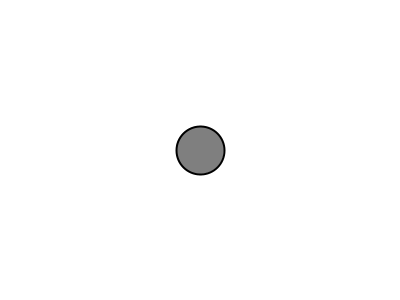
Frame 1 (no input)
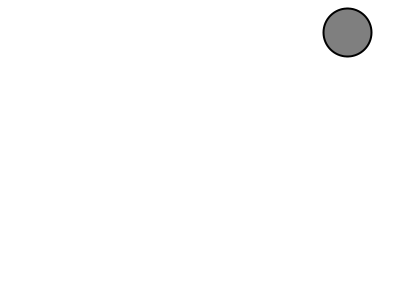
Frame 60 (the mouse pressed at the canvas centre just before this capture)
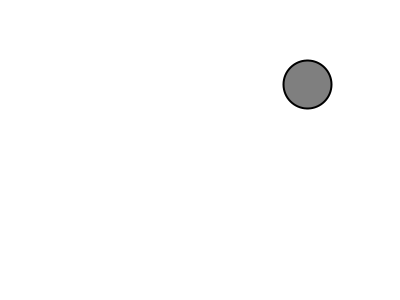
Frame 120 (the mouse held since frame 60 and released just before this capture)

The Processing sketch that drew these frames (run headless with seeded random() and noise(); from frame 60 on, the mouse is pressed at the canvas centre):

// Processing sketch: Ball_Motion
// ── Ball_Motion.pde

Ball ball;
void setup()
{
  size(400,300);
 ball = new Ball();
 
  
  
}


void draw()
{
  background(255);
  ball.display();
  ball.move();
  
  ball.bounce();
  
}

// ── Ball.pde
class Ball{
  PVector location;
  PVector velocity;
  Ball()
  {
    location = new PVector(width/2, height/2);
    velocity = new PVector(2.5, -2);
  }
  void move()
  {
     location = location.add(velocity); 
  }
  
  void bounce()
  {
    if((location.x>width) || location.x<0)
    {
      velocity.x*=-1;
    }
    if((location.y>height) || location.y<0)
    {
      velocity.y*=-1;
    }
    return;
  }
  
  void display()
  {
     stroke(0);
     strokeWeight(2);
     fill(127);
     ellipse(location.x, location.y, 48,48);
    
  }
}
